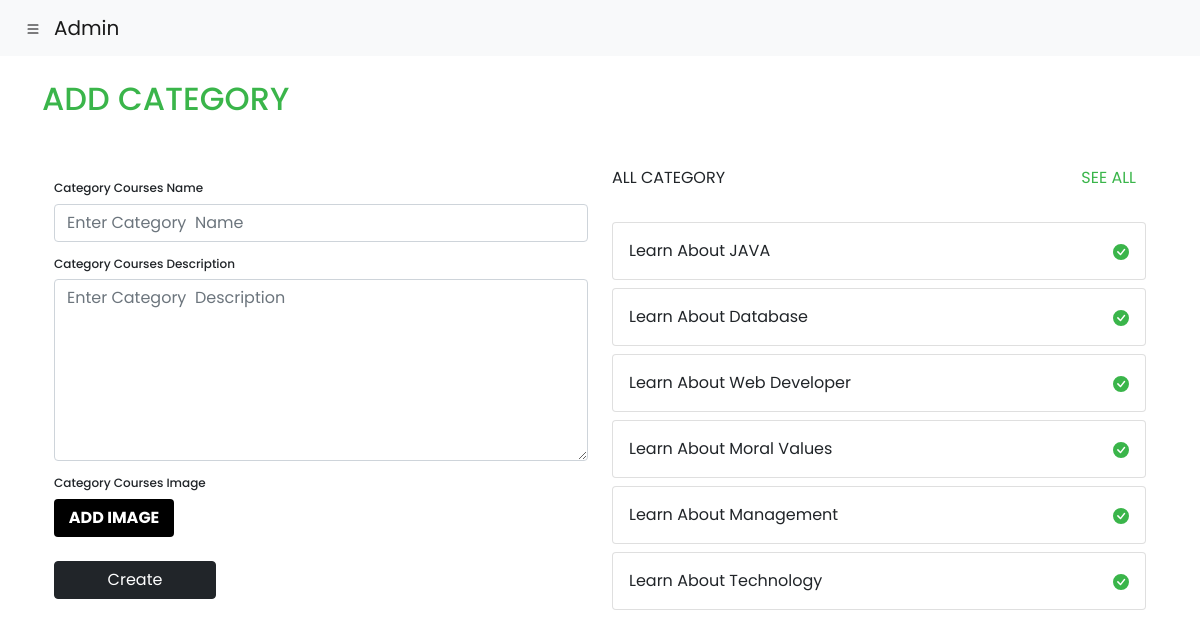
Page /Admin/add_catagori.php (signed in) on the committed database.
### tables this page shows
CREATE TABLE `c_cource` (
  `id` int(255) NOT NULL,
  `c_name` varchar(255) NOT NULL,
  `c_des` varchar(255) NOT NULL,
  `c_img` varchar(255) NOT NULL,
  `status` varchar(255) NOT NULL DEFAULT 'Active'
);

### Admin/add_catagori.php (the view, shortened to what this page needs)
<!DOCTYPE html>
<html>
<head>
</head>
<body>
<form method="post" enctype="multipart/form-data">
	<?php include 'navbar.php'; ?>
<div class="container mt-4">
  <div class="row">
    <div class="col-md-12">
      <h2 style="color: #3AB54A;">ADD CATEGORY</h2>
    </div>
  </div>
 <div class="container mt-4">
 	<div class="row">
 		<div class="col-md-6 mt-3">
 			<h6 class="text_pa">Category  Courses Name</h6>
 			<input type="text" name="c_name" placeholder="Enter Category  Name" class="form-control">
 			<h6 class="text_pa">Category  Courses Description</h6>
 			<textarea name="c_des" rows="7" placeholder="Enter Category  Description" class="form-control"></textarea>
 			<h6 class="text_pa">Category  Courses Image</h6>
 			<label for="file">ADD IMAGE</label>
              <div class="mt-4">
              	<div class="row">
              		<div class="col-md-4">
              			<input type="submit" name="submit" value="Create" class="btn btn-dark w-100">
              		</div>
              	</div>
              </div>
 		</div>
 		<div class="col-md-6 mt-3">
        <div class="">
        	 <div class="float-start">
         	ALL CATEGORY
         </div>
         <div class="float-end">
         	<a href="all_catagori.php" style="text-decoration: none; color: #3AB54A;">SEE ALL</a>
         </div>
        </div>
<br><br>
           <div class=" mt-2">
           	 <?php
           include '../conn.php';
           $sql = " select * from c_cource ORDER BY id DESC LIMIT 6 ";
           $run = mysqli_query($conn,$sql);
           while ($row = mysqli_fetch_array($run))
           {
           ?>
           	<div class="card mt-2 p-3">
              <div class="row">
              	<div class="col-8">
              		<?php echo $row['c_name']; ?>
              	</div>
              	<div class="col-4" style="text-align: right;">
              	</div>
              </div>
           	</div>
           	 <?php } ?>
           </div>
 		</div>
 	</div>
 </div>
</div>
</form>
</body>
</html>

### Admin/add_catagori.php (style rules this page uses)
.text_pa { font-size: 12px; padding-top: 15px; }
.inputfile + label { font-size: 1em; font-weight: 700; color: white; background-color: black; display: inline-block; cursor: pointer; padding: 7px; width: 120px; text-align: center; border-radius: 4px; }

### Admin/navbar.php (style rules this page uses)
body { font-family: 'Poppins', sans-serif; }
a { text-decoration: none; color:#0009; padding: 10px; }

### rows in the picture
c_cource: c_name "Learn About JAVA", status "Active" (drawn)
c_cource: c_name "Learn About Database", status "Active" (drawn)
c_cource: c_name "Learn About Web Developer", status "Active" (drawn)
c_cource: c_name "Learn About Moral Values", status "Active" (drawn)
c_cource: c_name "Learn About Management", status "Active" (drawn)
c_cource: c_name "Learn About Technology", status "Active" (drawn)
